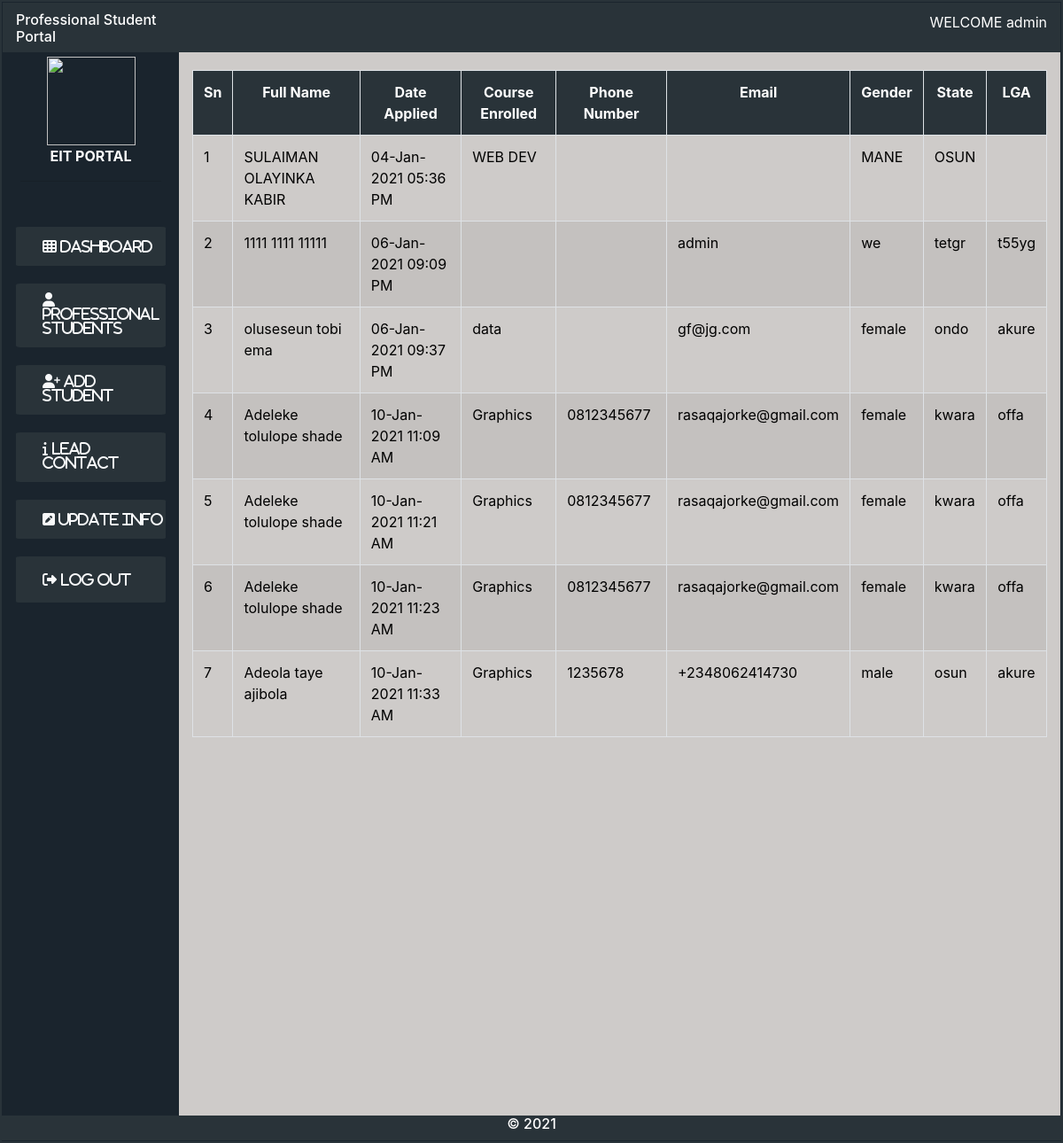
The app's page /lead-contact.php (signed in) with its own data.
### tables this page shows
CREATE TABLE `prospective_prof` (
  `id` int(11) NOT NULL,
  `mode_of_entry` varchar(255) NOT NULL,
  `surname` varchar(255) NOT NULL,
  `firstname` varchar(255) NOT NULL,
  `middlename` varchar(255) NOT NULL,
  `timestamp` timestamp NULL DEFAULT CURRENT_TIMESTAMP,
  `state` varchar(255) NOT NULL,
  `local_govt` varchar(255) NOT NULL,
  `gender` varchar(255) NOT NULL,
  `phone_no` varchar(255) NOT NULL,
  `email` varchar(255) NOT NULL,
  `password` varchar(255) NOT NULL,
  `course` varchar(255) NOT NULL,
  `doc_name` varchar(255) DEFAULT NULL,
  `application_status` int(11) NOT NULL DEFAULT '0',
  `home_address` varchar(255) DEFAULT NULL,
  `schedule_status` int(11) NOT NULL DEFAULT '0',
  `admission_approval` int(11) NOT NULL DEFAULT '0',
  `admission_time` varchar(255) DEFAULT NULL,
  `status` text,
  `start_date` timestamp(6) NULL DEFAULT CURRENT_TIMESTAMP(6)
);

### lead-contact.php (the view, shortened to what this page needs)
<?php
include('connect.php');
?>
<!DOCTYPE html>
<html lang="en">
<head>
<link rel="stylesheet" href="bootstrap/css/bootstrap.css">
<link rel="stylesheet" href="fontawesome/css/font-awesome.min.css">
<link rel="stylesheet" href="style.css">
</head>
<body>
<div class="container-fluid  con">
<div class="container-fluid ">
  <div class="row">
    <div class="container-fluid head  col-2">
     <div class="date"><h6>Professional Student Portal</h6></div>
    </div>
    <div class="container-fluid head col-10">
  <div class="header_right">
    <p "> <?php echo "WELCOME ".($_SESSION['username']);?> </p>
    </div>
    </div>
  </div>
  <div class="row ">
    <div class="col-2 side">
      <div class="header_left text-center">
        <img src="img/eit.png" height="100" width="100"><br>
        <span style="font-weight: bold;">EIT PORTAL</span>
     <hr>
      </div>
                 <ul class="navbar-nav">
                  <li class="nav-item nav_item"> <a href="index.php" class="nav-link ">
                       <i class="fa fa-th text-light">
                       <span class="text-light" >Dashboard</span></i>
                   </a> </li>
                   <li class="nav-item nav_item"> <a href="professional-students.php" class="nav-link">
                       <i class="fa fa-user text-light">
                       <span class="text-light">Professional Students</span></i>
                   </a></li>
                   <li class="nav-item nav_item"><a href="add-prof.php" class="nav-link">
                       <i class="fa fa-user-plus text-light">
                       <span class="text-light">Add Student</span> </i>
                   </a></li>
                   <li class="nav-item nav_item"> <a href="lead-contact.php" class="nav-link">
                       <i class="fa fa-info text-light">
                       <span class="text-light">Lead Contact</span></i>
                   </a></li>
                   <li class="nav-item nav_item"> <a href="update-info.php" class="nav-link">
                       <i class="fa fa-pencil-square text-light">
                       <span class="text-light">Update Info</span></i>
                   </a></li>
                   <li class="nav-item nav_item"><a href="logout.php" class="nav-link">
                       <i class="fa fa-sign-out nav-link text-light">
                       <span class="text-light">Log Out</span></i>
                   </a></li>
                   </div>
    <div class="col-10 content">
    <table class="table table-striped table-bordered" border="1" cellpadding="5" cellspacing="1" >
                        <tr style='color: white; background-color: rgb(41, 51, 57);' class='text-center'>
                            <th>Sn</th>
                            <th>Full Name</th>
                            <th>Date Applied</th>
                            <th>Course Enrolled</th>
                             <th>Phone Number</th>
                            <th>Email</th>
                            <th>Gender</th>
                            <th>State</th>
                            <th>LGA</th>
                        </tr>
             <?php
                  $query = "SELECT * FROM prospective_prof where application_status='0'";
                    $counter=0;
                  if ($result = $conn->query($query)) {
                                while ($row = $result->fetch_assoc()) {
                                    $surname = $row["surname"];
                                    $course = $row["course"];
                                    $firstname = $row["firstname"];
                                    $middlename = $row["middlename"];
                                    $phone_no = $row["phone_no"];
                                    $email = $row["email"];
                                    $timestamp = $row["timestamp"];
                                    $gender = $row["gender"];
                                    $state = $row["state"];
                                    $local_govt = $row["local_govt"];
                                    $apply=strtotime("$timestamp");
                                    $apply_date= date(" d-M-Y h:i A", $apply) ;
                                    $counter +=1;
                                    echo
                                    "<tr style='color: black;' class='row_hover'>
                                    <td>$counter</td>
                                    <td>$surname $firstname $middlename</td>
                                    <td>$apply_date </td>
                                    <td>$course</td>
                                    <td>$phone_no</td>
                                    <td>$email</td>
                                    <td>$gender</td>
                                    <td>$state</td>
                                    <td>$local_govt</td>
                                        </tr>";
                                }
                                }
                                    echo " </table> ";
                    ?>
    </div>
    </div>
  </div>
  <div class="row">
    <div class="container-fluid foot text-center">
      <h6>&copy; <?php echo date('Y') ?></h6>
    </div>
  </div>
</div>
</body>
</html>

### style.css (style rules this page uses)
:root { --body-font: 'Nunito', sans-serif; }
body { padding: 0px; background-color:rgb(26, 36, 45); }
.con { border: 2px solid rgb(41, 51, 57); padding: 1px; }
.head { background-color:rgb(41, 51, 57); color: white; }
.foot { background-color:rgb(41, 51, 57); color: white; }
.side { background-color:rgb(26, 36, 45); color: white; height: 150vh; }
.date { margin-top: 10px; }
.header_right { float: right; margin-top: 10px; }
.header_left { margin: 5px; }
.nav_item { background-color:rgb(41, 51, 57); padding: 2px 2px 2px 30px; text-align: left; width: 100%; border-radius: 3%; margin-bottom: 20px; color: rgb(233, 248, 248); }
table { margin-top: 20px; }
.navbar-nav { margin-top: 30%; }
.content { background-color: rgb(206, 203, 201); }

### records on screen
prospective_prof: surname "SULAIMAN", firstname "OLAYINKA", middlename "KABIR", timestamp "04-Jan-2021 05:36 PM", course "WEB DEV", gender "MANE", state "OSUN"
prospective_prof: surname "1111", firstname "1111", middlename "11111", timestamp "06-Jan-2021 09:09 PM", email "admin", gender "we", state "tetgr", local_govt "t55yg"
prospective_prof: surname "oluseseun", firstname "tobi", middlename "ema", timestamp "06-Jan-2021 09:37 PM", course "data", email "gf@jg.com", gender "female", state "ondo", local_govt "akure"
prospective_prof: surname "Adeleke", firstname "tolulope", middlename "shade", timestamp "10-Jan-2021 11:09 AM", course "Graphics", phone_no "0812345677", email "rasaqajorke@gmail.com", gender "female", state "kwara", local_govt "offa"
prospective_prof: surname "Adeleke", firstname "tolulope", middlename "shade", timestamp "10-Jan-2021 11:21 AM", course "Graphics", phone_no "0812345677", email "rasaqajorke@gmail.com", gender "female", state "kwara", local_govt "offa"
prospective_prof: surname "Adeleke", firstname "tolulope", middlename "shade", timestamp "10-Jan-2021 11:23 AM", course "Graphics", phone_no "0812345677", email "rasaqajorke@gmail.com", gender "female", state "kwara", local_govt "offa"
prospective_prof: surname "Adeola", firstname "taye", middlename "ajibola", timestamp "10-Jan-2021 11:33 AM", course "Graphics", phone_no "1235678", email "+2348062414730", gender "male", state "osun", local_govt "akure"

### other values on screen
$_SESSION['username'] "admin"
